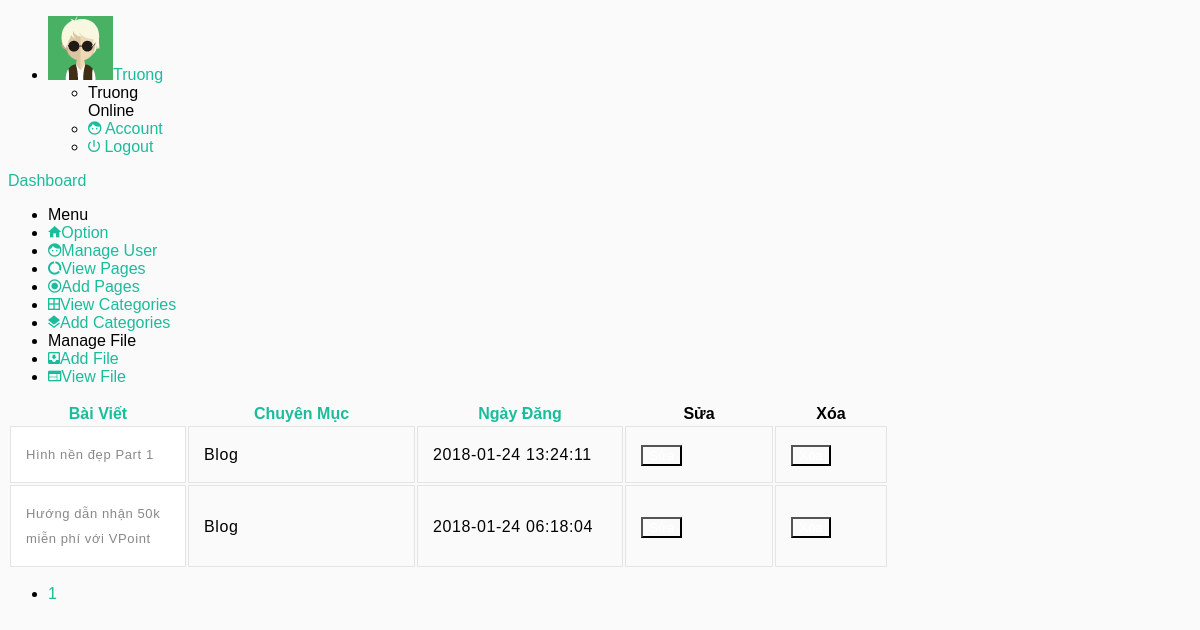
The app's page /admin/view_pages.php (signed in) with its own data.
### tables this page shows
CREATE TABLE IF NOT EXISTS `pages` (
  `page_id` int(11) NOT NULL AUTO_INCREMENT,
  `user_id` int(11) NOT NULL,
  `cat_id` int(11) NOT NULL,
  `page_name` varchar(200) NOT NULL,
  `content` text NOT NULL,
  `position` tinyint(4) NOT NULL,
  `post_on` datetime NOT NULL,
  PRIMARY KEY (`page_id`),
  KEY `user_id` (`user_id`),
  KEY `cat_id` (`cat_id`),
  KEY `post_on` (`post_on`),
  KEY `position` (`position`)
);

CREATE TABLE IF NOT EXISTS `categories` (
  `cat_id` int(11) NOT NULL AUTO_INCREMENT,
  `user_id` int(11) NOT NULL,
  `cat_name` varchar(100) NOT NULL,
  `position` tinyint(4) NOT NULL,
  PRIMARY KEY (`cat_id`)
);

### inc/func.php (called while the page is built, shortened)
<?php
	function getStartAndLimitForAdmin($query){
		global $dbc;
         $limit = 6;
         if(isset($_GET['page']) && filter_var($_GET['page'],FILTER_VALIDATE_INT,array('min_range' => 1))){
            $page = $_GET['page'];
         }else{
            $page = 1;
         }
         $q = $query;
         $r = mysqli_query($dbc,$q);
         list($record) = mysqli_fetch_array($r,MYSQLI_NUM);
         if($record>$limit){
            $total_page = ceil($record/$limit);
         }else{
            $total_page = 1;
         }
         $start = ($page-1)*$limit;
         return $sr = array ('start' 		=> $start,
         					 'limit' 		=> $limit,
         					 'page' 		=> $page,
         					 'total_page'	=> $total_page
         					);
	}
 ?>

### admin/view_pages.php (the view, shortened to what this page needs)
<?php include '../admin/include/header.php'; ?>
<?php include '../admin/include/nav.php'; ?>
<?php include '../admin/include/menu.php'; ?>
<?php require_once '../inc/connect.php'; ?>
<?php require_once '../inc/func.php'; ?>
        <div class="be-content">
            <div class="main-content container-fluid">
                <div class="row">
            <div class="col-sm-12">
              <div class="panel panel-default panel-table">
                <div class="panel-body">
                  <div class="row be-datatable-body"><div class="col-sm-12"><table id="table1" class="table table-striped table-hover table-fw-widget dataTable no-footer" role="grid" aria-describedby="table1_info">
                    <thead>
                      <tr role="row"><th class="sorting_asc" tabindex="0" rowspan="1" colspan="1" style="width: 174px;"><a href='view_pages.php?order=bv'>Bài Viết</a></th><th class="sorting" tabindex="0" rowspan="1" colspan="1" style="width: 225px;"><a href='view_pages.php?order=cm'>Chuyên Mục</a></th><th class="sorting" tabindex="0" rowspan="1" colspan="1" style="width: 204px;"><a href='view_pages.php?order=post'>Ngày Đăng</a></th><th class="sorting" tabindex="0" rowspan="1" colspan="1" style="width: 146px;">Sửa</th><th class="sorting" tabindex="0" rowspan="1" colspan="1" style="width: 110px;">Xóa</th></tr>
                    </thead>
                    <tbody>
                      <?php
                        if(isset($_GET['order'])){
                          switch ($_GET['order']) {
                            case 'bv':
                              $order = "page_name";
                              $return = "ASC";
                              break;
                            case 'cm':
                              $order = "cat_name";
                              $return = "ASC";
                              break;
                            case 'post':
                              $order = "post_on";
                              $return = "DESC";
                              break;
                            default:
                              $order = "post_on";
                              $return = "DESC";
                              break;
                          }
                        }else{
                          $order = "post_on";
                          $return = "DESC";
                        }
                       ?>
                    <?php
                      $pt = getStartAndLimitForAdmin("SELECT COUNT(page_id) FROM pages");
                      $q = "SELECT page_id,page_name,cat_name,post_on FROM pages INNER JOIN categories ON pages.cat_id=categories.cat_id ORDER BY {$order} {$return} LIMIT {$pt['start']},{$pt['limit']}";
                      $r = mysqli_query($dbc,$q);
                      if(mysqli_num_rows($r) > 0){
                        while($page = mysqli_fetch_array($r)){
                          echo "
                          <tr class='gradeA odd' role='row'>
                              <td class='sorting_1'>{$page['page_name']}</td>
                              <td>{$page['cat_name']}</td>
                              <td>{$page['post_on']}</td>
                              <td class='center'><button class='btn btn-space btn-warning'><a href='edit_pages.php?id={$page['page_id']}'><font color='white'>Sửa</font></a></button></td>
                              <td class='center'><button class='btn btn-space btn-danger'><a href='delete_pages.php?id={$page['page_id']}&name={$page['page_name']}'><font color='white'>Xóa</font></a></button></td>
                            </tr>";
                        }
                      }
                     ?>
                    </tbody>
                  </table></div></div><div class="row be-datatable-footer"><div class="col-sm-7"><div class="dataTables_paginate paging_simple_numbers" id="table1_paginate"><ul class="pagination">
                   <?php
                            for($i=1;$i<=$pt['total_page'];$i++){
                              if($i == $pt['page']){
                                echo "<li class='paginate_button active'><a href='view_pages.php?page=".$i."' aria-controls='table1' data-dt-idx='".$i."' tabindex='0'>".$i."</a></li>";
                              }else{
                                echo "<li class='paginate_button '><a href='view_pages.php?page=".$i."' aria-controls='table1' data-dt-idx='".$i."' tabindex='0'>".$i."</a></li>";
                              }
                            }
                          ?>
                  </ul></div></div></div></div>
                </div>
              </div>
            </div>
          </div>
            </div>
        </div>
<?php include '../admin/include/footer.php'; ?>

### css/style.css (style rules this page uses)
body { font-family: "Poppins", sans-serif; background: #fafafa !important; }
html { position: relative; min-height: 100%; }
a { text-decoration: none !important; color: #1abc9c; }
button { background-color: transparent; }
.table { margin-bottom: 0px; }
.table > tbody > tr > td { padding: 15px; line-height: 25px; letter-spacing: 0.6px; border: 1px solid #e4e4e4; }
.table tr > td { padding: 11px 13px; }
tr:nth-child(1) > td { border-top:0px; }
tr > td:nth-child(1) { background-color: #ffffff; font-weight: 500; font-size: 13px; color: #888888; width: 140px; }
tr > td:nth-child(2) { font-weight: 400; }

### records on screen
pages: page_name "Hình nền đẹp Part 1", cat.cat_name "Blog", post_on "2018-01-24 13:24:11"
pages: page_name "Hướng dẫn nhận 50k miễn phí với VPoint", cat.cat_name "Blog", post_on "2018-01-24 06:18:04"

### other values on screen
$name "Truong"
